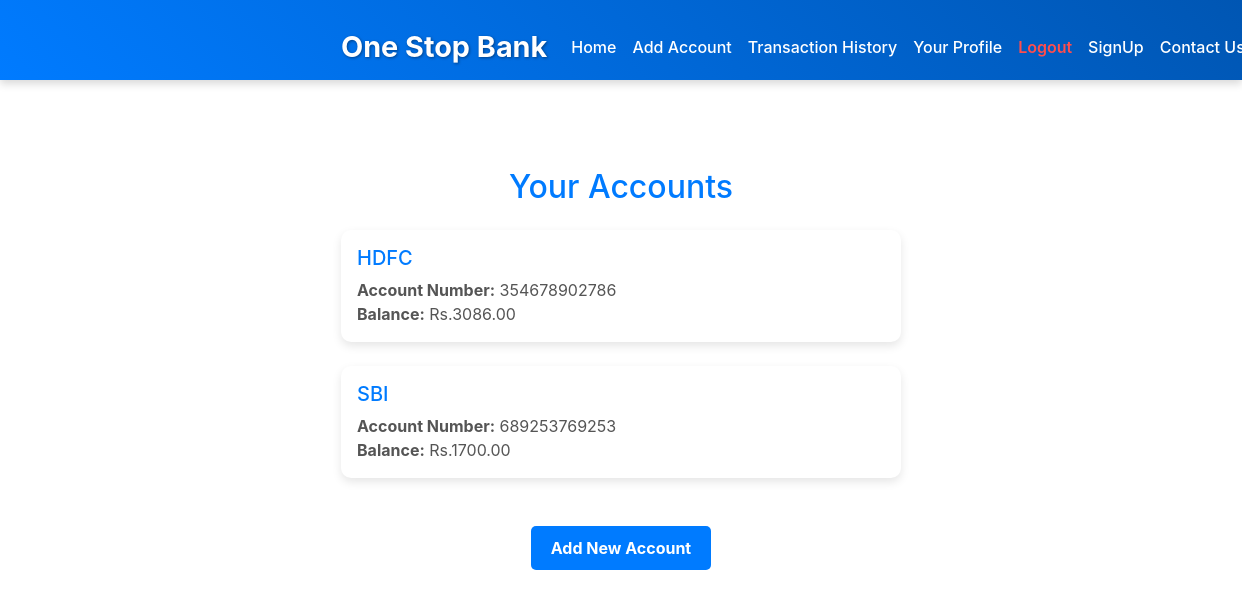
The page /accounts/ (signed in) on the database its author committed.
### onestopbank_app/models.py (models this page shows, shortened)
class Account(models.Model):
    user = models.ForeignKey(
        User, on_delete=models.CASCADE, related_name="accounts")  # Allow multiple accounts per user
    account_number = models.CharField(max_length=20, unique=True)
    balance = models.DecimalField(
        max_digits=10, decimal_places=2, default=0.00)
    bank_name = models.CharField(max_length=100)  # New field for bank name

### onestopbank_app/views.py (the view)
# urls.py: path('accounts/', AccountListView.as_view(), name='account_list'),
class AccountListView(View):
    @method_decorator(login_required)
    def get(self, request):
        accounts = Account.objects.filter(user=request.user)
        return render(request, 'account_list.html', {'accounts': accounts})

### templates/account_list.html (shortened to what this page needs)
{% extends "main.html" %} {% block content %}
<div class="container mt-5">
  <h2 class="text-center mb-4" style="color: #007bff">Your Accounts</h2>
  <div class="account-list">
    {% if accounts %} {% for account in accounts %}
    <div class="account-card mb-4 p-3">
      <h5 class="bank-name">{{ account.bank_name }}</h5>
      <p><strong>Account Number:</strong> {{ account.account_number }}</p>
      <p><strong>Balance:</strong> Rs.{{ account.balance }}</p>
    </div>
    {% endfor %} {% else %}
    <div class="no-accounts">
      <p>No accounts found.</p>
    </div>
    {% endif %}
  </div>
  <div class="text-center mt-4">
    <a href="{% url 'add_account' %}" class="btn add-account-btn">Add New Account</a>
  </div>
</div>
{% endblock %}

### templates/account_list.html (style rules this page uses)
.container { max-width: 600px; margin: auto; padding: 20px; }
.account-list { display: flex; flex-direction: column; }
.account-card { background-color: #ffffff; border-radius: 10px; box-shadow: 0px 4px 10px rgba(0, 0, 0, 0.1); transition: box-shadow 0.3s ease; }
.bank-name { font-size: 1.25rem; color: #007bff; margin-bottom: 8px; }
.account-card p { margin: 0; color: #555555; }
.btn.add-account-btn { background-color: #007bff; border: none; color: white; padding: 10px 20px; border-radius: 5px; font-weight: bold; text-decoration: none; display: inline-block; transition: background-color 0.3s; }

### rows shown on the page
Account: bank_name "HDFC", account_number "354678902786", balance "3086.00"
Account: bank_name "SBI", account_number "689253769253", balance "1700.00"
